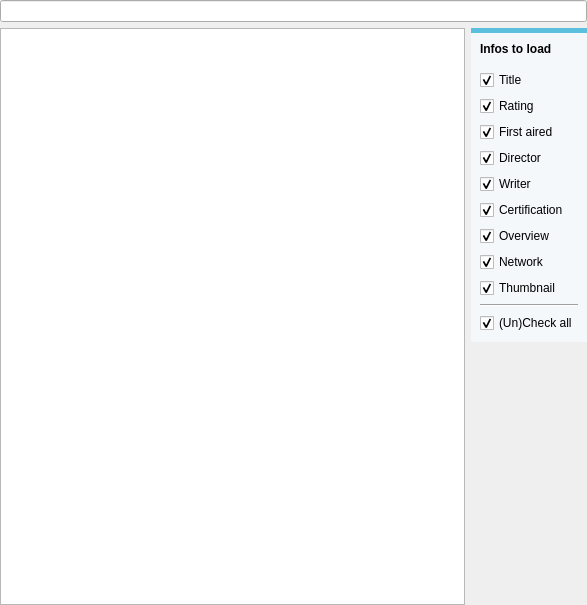
<?xml version="1.0" encoding="UTF-8"?>
<ui version="4.0">
 <class>TvShowSearchEpisode</class>
 <widget class="QWidget" name="TvShowSearchEpisode">
  <property name="geometry">
   <rect>
    <x>0</x>
    <y>0</y>
    <width>587</width>
    <height>605</height>
   </rect>
  </property>
  <property name="windowTitle">
   <string>Form</string>
  </property>
  <layout class="QVBoxLayout" name="verticalLayout">
   <property name="leftMargin">
    <number>0</number>
   </property>
   <property name="topMargin">
    <number>0</number>
   </property>
   <property name="rightMargin">
    <number>0</number>
   </property>
   <property name="bottomMargin">
    <number>0</number>
   </property>
   <item>
    <widget class="MyLineEdit" name="searchString"/>
   </item>
   <item>
    <layout class="QHBoxLayout" name="horizontalLayout_3">
     <item>
      <widget class="QTableWidget" name="results">
       <property name="styleSheet">
        <string notr="true">alternate-background-color: rgb(243, 246, 250);
color: #395265;
selection-background-color: qlineargradient(spread:pad, x1:0, y1:0, x2:0, y2:1, stop:0 #4185b6, stop:1 #1b6aa5);
</string>
       </property>
       <property name="editTriggers">
        <set>QAbstractItemView::NoEditTriggers</set>
       </property>
       <property name="alternatingRowColors">
        <bool>true</bool>
       </property>
       <property name="selectionMode">
        <enum>QAbstractItemView::SingleSelection</enum>
       </property>
       <property name="selectionBehavior">
        <enum>QAbstractItemView::SelectRows</enum>
       </property>
       <property name="showGrid">
        <bool>false</bool>
       </property>
       <attribute name="horizontalHeaderVisible">
        <bool>false</bool>
       </attribute>
       <attribute name="horizontalHeaderStretchLastSection">
        <bool>true</bool>
       </attribute>
       <attribute name="verticalHeaderVisible">
        <bool>false</bool>
       </attribute>
       <column>
        <property name="text">
         <string>Result</string>
        </property>
       </column>
      </widget>
     </item>
     <item>
      <layout class="QVBoxLayout" name="verticalLayout_2">
       <item>
        <widget class="QGroupBox" name="groupBox">
         <property name="styleSheet">
          <string notr="true">QGroupBox {
    border-radius: 0px;
    border-top: 5px solid #5BC0DE; 
    background-color: #F4F8FA;
}</string>
         </property>
         <property name="title">
          <string/>
         </property>
         <layout class="QVBoxLayout" name="verticalLayout_4">
          <item>
           <widget class="QLabel" name="label_2">
            <property name="font">
             <font>
              <weight>75</weight>
              <bold>true</bold>
             </font>
            </property>
            <property name="text">
             <string>Infos to load</string>
            </property>
           </widget>
          </item>
          <item>
           <spacer name="verticalSpacer_2">
            <property name="orientation">
             <enum>Qt::Vertical</enum>
            </property>
            <property name="sizeType">
             <enum>QSizePolicy::Fixed</enum>
            </property>
            <property name="sizeHint" stdset="0">
             <size>
              <width>20</width>
              <height>8</height>
             </size>
            </property>
           </spacer>
          </item>
          <item>
           <widget class="MyCheckBox" name="chkTitle">
            <property name="text">
             <string>Title</string>
            </property>
            <property name="checked">
             <bool>true</bool>
            </property>
           </widget>
          </item>
          <item>
           <widget class="MyCheckBox" name="chkRating">
            <property name="text">
             <string>Rating</string>
            </property>
            <property name="checked">
             <bool>true</bool>
            </property>
           </widget>
          </item>
          <item>
           <widget class="MyCheckBox" name="chkFirstAired">
            <property name="text">
             <string>First aired</string>
            </property>
            <property name="checked">
             <bool>true</bool>
            </property>
           </widget>
          </item>
          <item>
           <widget class="MyCheckBox" name="chkDirector">
            <property name="text">
             <string>Director</string>
            </property>
            <property name="checked">
             <bool>true</bool>
            </property>
           </widget>
          </item>
          <item>
           <widget class="MyCheckBox" name="chkWriter">
            <property name="text">
             <string>Writer</string>
            </property>
            <property name="checked">
             <bool>true</bool>
            </property>
           </widget>
          </item>
          <item>
           <widget class="MyCheckBox" name="chkCertification">
            <property name="text">
             <string>Certification</string>
            </property>
            <property name="checked">
             <bool>true</bool>
            </property>
           </widget>
          </item>
          <item>
           <widget class="MyCheckBox" name="chkOverview">
            <property name="text">
             <string>Overview</string>
            </property>
            <property name="checked">
             <bool>true</bool>
            </property>
           </widget>
          </item>
          <item>
           <widget class="MyCheckBox" name="chkNetwork">
            <property name="text">
             <string>Network</string>
            </property>
            <property name="checked">
             <bool>true</bool>
            </property>
           </widget>
          </item>
          <item>
           <widget class="MyCheckBox" name="chkThumbnail">
            <property name="text">
             <string>Thumbnail</string>
            </property>
            <property name="checked">
             <bool>true</bool>
            </property>
           </widget>
          </item>
          <item>
           <widget class="Line" name="line">
            <property name="orientation">
             <enum>Qt::Horizontal</enum>
            </property>
           </widget>
          </item>
          <item>
           <widget class="QCheckBox" name="chkUnCheckAll">
            <property name="text">
             <string>(Un)Check all</string>
            </property>
            <property name="checked">
             <bool>true</bool>
            </property>
           </widget>
          </item>
         </layout>
        </widget>
       </item>
       <item>
        <spacer name="verticalSpacer_3">
         <property name="orientation">
          <enum>Qt::Vertical</enum>
         </property>
         <property name="sizeHint" stdset="0">
          <size>
           <width>20</width>
           <height>40</height>
          </size>
         </property>
        </spacer>
       </item>
      </layout>
     </item>
    </layout>
   </item>
  </layout>
 </widget>
 <customwidgets>
  <customwidget>
   <class>MyCheckBox</class>
   <extends>QCheckBox</extends>
   <header location="global">smallWidgets/MyCheckBox.h</header>
  </customwidget>
  <customwidget>
   <class>MyLineEdit</class>
   <extends>QLineEdit</extends>
   <header>smallWidgets/MyLineEdit.h</header>
  </customwidget>
 </customwidgets>
 <resources/>
 <connections/>
</ui>
